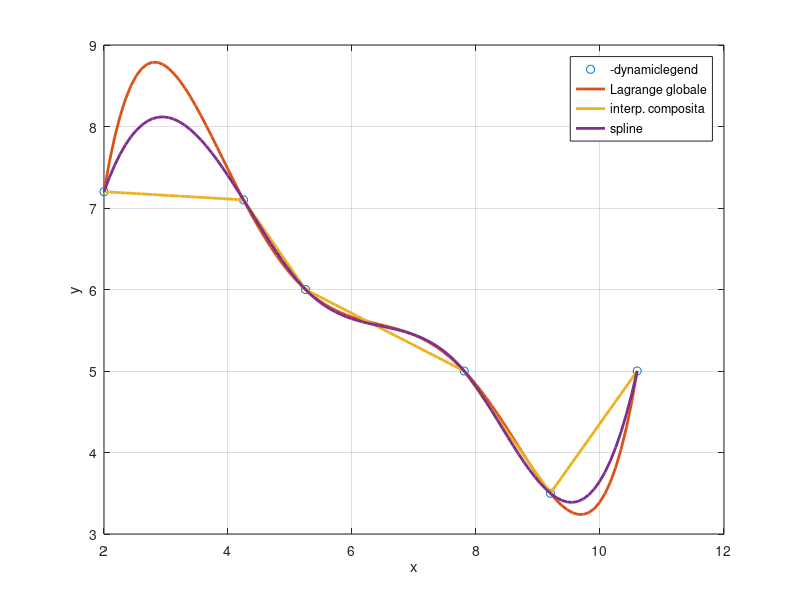

Here is the MATLAB script that generated this plot:
% es_robot

% dati
x=[2.00 4.25 5.25 7.81 9.20 10.60]';
y=[7.2 7.1 6.0 5.0 3.5 5.0]';

% interpolazione globale di Lagrange
a=polyfit(x,y,5); % 5 perche' ho 6 punti
% grado n = numero di punti meno 1

% definisco un vettore di punti piu' fitti
x1=linspace(x(1),x(end),100);
% valuto il polinomio trovato
y1=polyval(a,x1);

% disegno
figure(1); clf
plot(x,y,'o','DisplayName','dati')
legend('-dynamiclegend')
hold on
plot(x1,y1,'Linewidth',2,'DisplayName','Lagrange globale')
grid on
xlabel('x')
ylabel('y')

% costruisco l'interpolatore composito lineare
y1c=interp1(x,y,x1);
plot(x1,y1c,'LineWidth',2,'DisplayName','interp. composita')

% costruisco la spline cubica
s3=spline(x,y,x1);
plot(x1,s3,'LineWidth',2,'DisplayName','spline')














